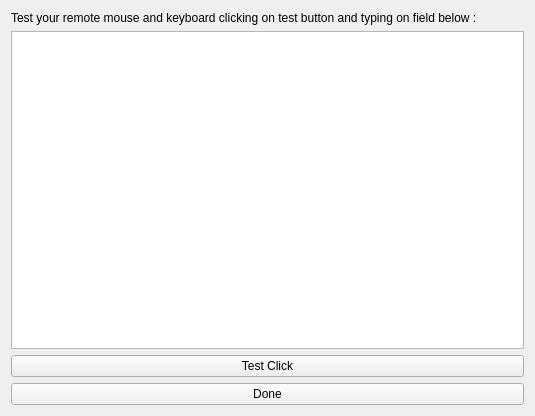
<?xml version="1.0" encoding="UTF-8"?>
<ui version="4.0">
 <class>HIDTest</class>
 <widget class="QWidget" name="HIDTest">
  <property name="geometry">
   <rect>
    <x>0</x>
    <y>0</y>
    <width>535</width>
    <height>416</height>
   </rect>
  </property>
  <property name="windowTitle">
   <string>Form</string>
  </property>
  <layout class="QVBoxLayout" name="verticalLayout">
   <item>
    <widget class="QLabel" name="bt_hid_label">
     <property name="text">
      <string>Test your remote mouse and keyboard clicking on test button and typing on field below :</string>
     </property>
     <property name="wordWrap">
      <bool>true</bool>
     </property>
    </widget>
   </item>
   <item>
    <widget class="QPlainTextEdit" name="text_hid">
     <property name="plainText">
      <string extracomment="Type here"/>
     </property>
     <property name="overwriteMode">
      <bool>false</bool>
     </property>
    </widget>
   </item>
   <item>
    <widget class="QPushButton" name="bt_hid_click">
     <property name="text">
      <string>Test Click</string>
     </property>
    </widget>
   </item>
   <item>
    <widget class="QPushButton" name="bt_hid_done">
     <property name="text">
      <string>Done</string>
     </property>
    </widget>
   </item>
  </layout>
 </widget>
 <resources/>
 <connections>
  <connection>
   <sender>bt_hid_done</sender>
   <signal>clicked()</signal>
   <receiver>HIDTest</receiver>
   <slot>done()</slot>
   <hints>
    <hint type="sourcelabel">
     <x>18</x>
     <y>390</y>
    </hint>
    <hint type="destinationlabel">
     <x>0</x>
     <y>394</y>
    </hint>
   </hints>
  </connection>
 </connections>
 <slots>
  <slot>done()</slot>
 </slots>
</ui>
